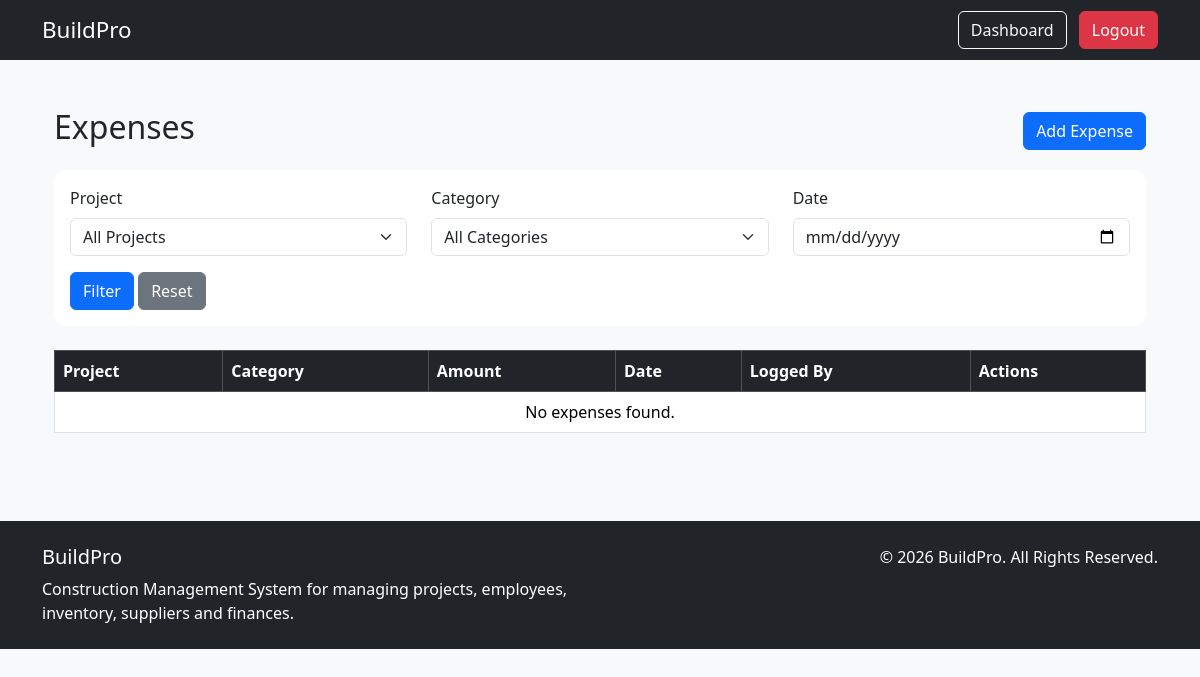
Before: /finance/ (signed in) with the older database file.
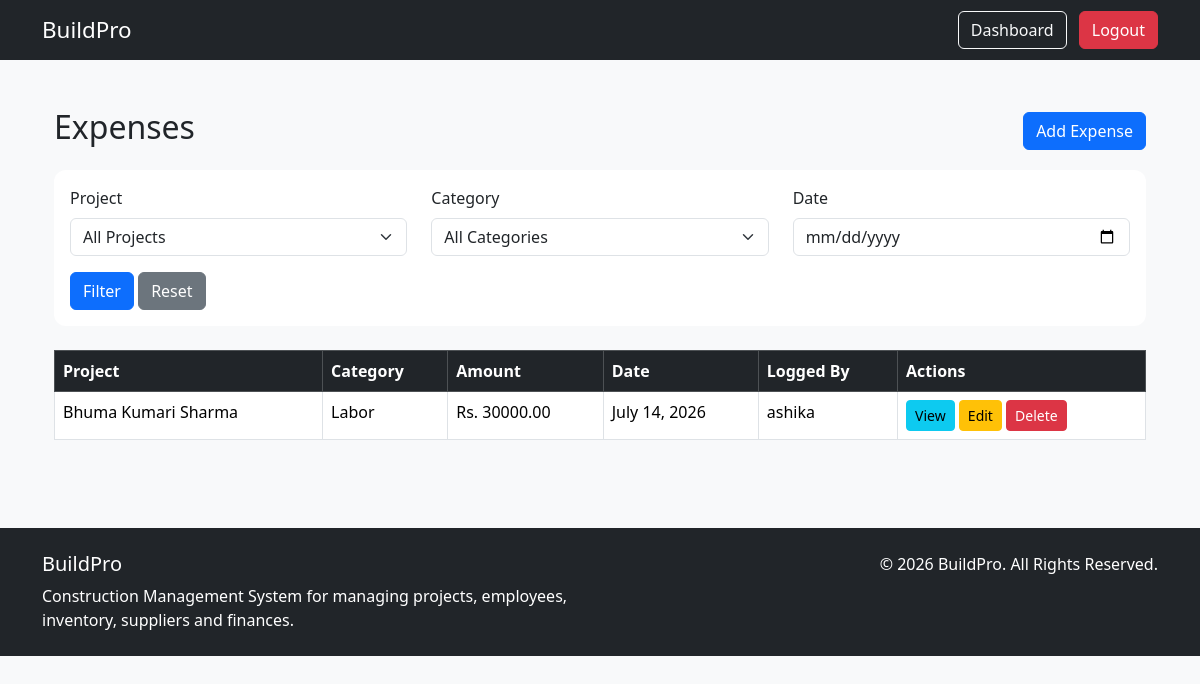
After: the same page with the newer database file.
### finance/models.py (models this page shows, shortened)
class Expense(models.Model):
    CATEGORY_CHOICES = [
        ('MATERIALS', 'Materials'),
        ('LABOR', 'Labor'),
        ('PERMITS', 'Permits & Fees'),
        ('TRANSPORT', 'Transport & Freight'),
        ('MISC', 'Miscellaneous'),
    ]
    project = models.ForeignKey(Project, on_delete=models.CASCADE, related_name='expenses')
    logged_by = models.ForeignKey(User, on_delete=models.SET_NULL, null=True)
    category = models.CharField(max_length=20, choices=CATEGORY_CHOICES)
    amount = models.DecimalField(max_digits=12, decimal_places=2)
    description = models.TextField(blank=True)
    date_incurred = models.DateField()
    created_at = models.DateTimeField(auto_now_add=True)

### projects/models.py (models this page shows, shortened)
class Project(models.Model):
    STATUS_CHOICES = [
        ('PLANNING', 'Planning'),
        ('IN_PROGRESS', 'In Progress'),
        ('ON_HOLD', 'On Hold'),
        ('COMPLETED', 'Completed'),
    ]
    name = models.CharField(max_length=200)
    description = models.TextField(blank=True)
    location = models.CharField(max_length=255)
    manager = models.ForeignKey(User, on_delete=models.SET_NULL, null=True, related_name='managed_projects')
    status = models.CharField(max_length=20, choices=STATUS_CHOICES, default='PLANNING')
    start_date = models.DateField()
    end_date = models.DateField(null=True, blank=True)
    created_at = models.DateTimeField(auto_now_add=True)
    created_by = models.ForeignKey(User, on_delete=models.SET_NULL, null=True, related_name='created_projects')
    project_code = models.CharField(max_length=20,unique=True,default="Pending Code")
    client = models.CharField(max_length=200, null=True, blank=True,default="Pending Client")
    budget = models.DecimalField(max_digits=12, decimal_places=2, default=0)
    updated_at = models.DateTimeField(auto_now=True)

### finance/views.py (the view)
# urls.py: path("", views.expense_list, name="expense_list"),
@login_required
def expense_list(request):
    expenses = Expense.objects.select_related(
        "project", "logged_by"
    ).order_by("-date_incurred", "-created_at")
    projects = Project.objects.all()
    project = request.GET.get("project")
    category = request.GET.get("category")
    date = request.GET.get("date")
    if project:
        expenses = expenses.filter(project_id=project)
    if category:
        expenses = expenses.filter(category=category)
    if date:
        expenses = expenses.filter(date_incurred=date)
    context = {
        "expenses": expenses,
        "projects": projects,
        "categories": Expense.CATEGORY_CHOICES,
    }
    return render(request, "finance/expense_list.html", context)

### finance/templates/finance/expense_list.html (shortened to what this page needs)
{% extends "base.html" %}
{% block content %}
<div class="container mt-4">
    <div class="d-flex justify-content-between align-items-center mb-3">
        <h2>Expenses</h2>
        <a href="{% url 'expense_create' %}" class="btn btn-primary">
            Add Expense
        </a>
    </div>
    <div class="card mb-4">
        <div class="card-body">
            <form method="GET">
                <div class="row">
                    <div class="col-md-4">
                        <label class="form-label">Project</label>
                        <select name="project" class="form-select">
                            <option value="">All Projects</option>
                        </select>
                    </div>
                    <div class="col-md-4">
                        <label class="form-label">Category</label>
                        <select name="category" class="form-select">
                            <option value="">All Categories</option>
                        </select>
                    </div>
                    <div class="col-md-4">
                        <label class="form-label">Date</label>
                        <input
                            type="date"
                            name="date"
                            value="{{ request.GET.date }}"
                            class="form-control">
                    </div>
                </div>
                <div class="mt-3">
                    <button class="btn btn-primary">
                        Filter
                    </button>
                    <a href="{% url 'expense_list' %}" class="btn btn-secondary">
                        Reset
                    </a>
                </div>
            </form>
        </div>
    </div>
    <table class="table table-bordered table-hover">
        <thead class="table-dark">
            <tr>
                <th>Project</th>
                <th>Category</th>
                <th>Amount</th>
                <th>Date</th>
                <th>Logged By</th>
                <th>Actions</th>
            </tr>
        </thead>
        <tbody>
        {% for expense in expenses %}
            <tr>
                <td>{{ expense.project.name }}</td>
                <td>{{ expense.get_category_display }}</td>
                <td>Rs. {{ expense.amount }}</td>
                <td>{{ expense.date_incurred }}</td>
                <td>{{ expense.logged_by }}</td>
                <td>
                    <a href="{% url 'expense_detail' expense.pk %}" class="btn btn-sm btn-info">
                         View
                    </a>
                     <a href="{% url 'expense_update' expense.pk %}" class="btn btn-sm btn-warning">
                        Edit
                     </a>
                    <a href="{% url 'expense_delete' expense.pk %}" class="btn btn-sm btn-danger">
                        Delete
                    </a>
                </td>
            </tr>
        {% empty %}
            <tr>
                <td colspan="6" class="text-center">
                    No expenses found.
                </td>
            </tr>
        {% endfor %}
        </tbody>
    </table>
</div>
{% endblock %}

Changed rows visible on the page:
added Expense: project.name "Bhuma Kumari Sharma", category "Labor", amount "30000.00", date_incurred "July 14, 2026", logged_by "ashika"
Other visible differences:
text no longer shown: "No expenses found."
